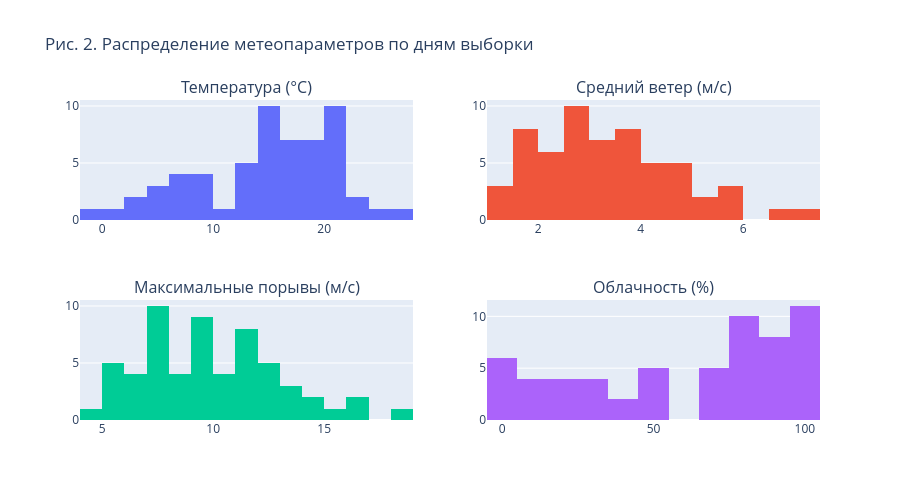

The notebook cell this image was saved under:
### Code cell
fig = make_subplots(rows=2, cols=2, subplot_titles=[
    "Температура (°C)", "Средний ветер (м/с)",
    "Максимальные порывы (м/с)", "Облачность (%)"
])

for i, (col, name) in enumerate([
    ("temperature_2m_mean", "Температура"),
    ("wind_speed_10m_mean", "Ветер"),
    ("wind_gusts_10m_max", "Порывы"),
    ("cloud_cover_mean", "Облачность"),
]):
    r, c = divmod(i, 2)
    fig.add_trace(
        go.Histogram(x=weather[col], nbinsx=15, name=name, showlegend=False),
        row=r + 1, col=c + 1
    )

fig.update_layout(height=500, title_text="Рис. 2. Распределение метеопараметров по дням выборки")
ALL_FIGS.append(("fig_02_meteo_histograms", fig))
fig.show()

### Figure 1 — Plotly figure (JSON) as saved in the notebook; plotly's stock layout.template omitted (floating-point values rounded to 4 significant figures)
{"data": [{"name": "Температура", "nbinsx": 15, "showlegend": false, "type": "histogram", "x": [14.0, 15.6, 2.0, -0.0, 9.2, 7.9, 15.8, 14.3, 8.3, 17.0, 17.2, 20.8, 17.3, 18.2, 16.7, 24.2, 18.0, 22.9, 20.9, 19.9, 20.6, 18.9, 21.7, 21.6, 17.2, 20.3, 12.9, 9.8, 14.0, 12.8, 12.0, 6.6, 5.7, 5.7, -0.9, 18.3, 18.7, 3.5, 4.5, 21.6, 22.9, 21.7, 15.7, 16.8, 11.3, 16.0, 27.0, 20.9, 20.6, 15.5, 13.7, 12.0, 15.8, 15.5, 15.9, 18.0, 6.7, 6.6, 8.9], "xaxis": "x", "yaxis": "y"}, {"name": "Ветер", "nbinsx": 15, "showlegend": false, "type": "histogram", "x": [5.15, 3.38, 4.06, 2.49, 2.19, 7.04, 4.66, 3.31, 1.87, 3.34, 2.58, 1.35, 2.76, 3.93, 4.66, 1.81, 4.23, 2.31, 2.96, 2.53, 1.98, 2.93, 1.67, 2.75, 1.53, 3.97, 3.17, 4.53, 2.63, 1.92, 3.87, 5.81, 4.11, 1.46, 3.38, 2.32, 3.89, 5.77, 3.96, 3.67, 5.85, 3.45, 4.53, 1.3, 6.57, 3.4, 3.99, 2.2, 3.58, 2.58, 1.92, 4.08, 5.09, 2.69, 1.5, 4.21, 4.75, 2.28, 2.92], "xaxis": "x2", "yaxis": "y2"}, {"name": "Порывы", "nbinsx": 15, "showlegend": false, "type": "histogram", "x": [12.3, 9.2, 9.5, 7.6, 8.3, 18.2, 13.8, 9.3, 6.3, 9.6, 7.6, 7.1, 7.9, 12.2, 14.1, 5.3, 10.9, 9.2, 8.3, 7.7, 9.0, 7.8, 5.4, 9.1, 5.3, 10.4, 8.8, 11.4, 6.9, 5.7, 9.4, 14.6, 10.7, 4.3, 11.5, 7.4, 13.0, 15.1, 12.7, 11.4, 16.2, 11.1, 13.9, 5.8, 16.0, 12.3, 11.0, 8.9, 11.7, 9.3, 7.5, 10.7, 11.8, 7.6, 6.1, 11.8, 12.7, 6.0, 7.6], "xaxis": "x3", "yaxis": "y3"}, {"name": "Облачность", "nbinsx": 15, "showlegend": false, "type": "histogram", "x": [90.6, 94.6, 100.0, 45.9, 80.9, 90.1, 78.6, 26.4, 96.6, 0.0, 13.5, 80.7, 51.8, 80.2, 28.1, 23.2, 40.1, 48.7, 19.6, 51.1, 30.3, 1.7, 13.5, 1.5, 0.0, 23.3, 74.4, 100.0, 82.5, 100.0, 100.0, 95.5, 80.6, 73.7, 98.3, 34.3, 38.5, 76.2, 51.6, 11.4, 69.4, 96.1, 84.8, 86.5, 100.0, 79.2, 9.4, 88.6, 67.7, 89.5, 86.9, 96.2, 73.9, 24.9, 0.0, 98.5, 82.5, 0.0, 86.5], "xaxis": "x4", "yaxis": "y4"}], "layout": {"annotations": [{"font": {"size": 16}, "showarrow": false, "text": "Температура (°C)", "x": 0.225, "xanchor": "center", "xref": "paper", "y": 1, "yanchor": "bottom", "yref": "paper"}, {"font": {"size": 16}, "showarrow": false, "text": "Средний ветер (м/с)", "x": 0.775, "xanchor": "center", "xref": "paper", "y": 1, "yanchor": "bottom", "yref": "paper"}, {"font": {"size": 16}, "showarrow": false, "text": "Максимальные порывы (м/с)", "x": 0.225, "xanchor": "center", "xref": "paper", "y": 0.375, "yanchor": "bottom", "yref": "paper"}, {"font": {"size": 16}, "showarrow": false, "text": "Облачность (%)", "x": 0.775, "xanchor": "center", "xref": "paper", "y": 0.375, "yanchor": "bottom", "yref": "paper"}], "height": 500, "title": {"text": "Рис. 2. Распределение метеопараметров по дням выборки"}, "xaxis": {"anchor": "y", "domain": [0, 0.45]}, "xaxis2": {"anchor": "y2", "domain": [0.55, 1]}, "xaxis3": {"anchor": "y3", "domain": [0, 0.45]}, "xaxis4": {"anchor": "y4", "domain": [0.55, 1]}, "yaxis": {"anchor": "x", "domain": [0.625, 1]}, "yaxis2": {"anchor": "x2", "domain": [0.625, 1]}, "yaxis3": {"anchor": "x3", "domain": [0, 0.375]}, "yaxis4": {"anchor": "x4", "domain": [0, 0.375]}}}
